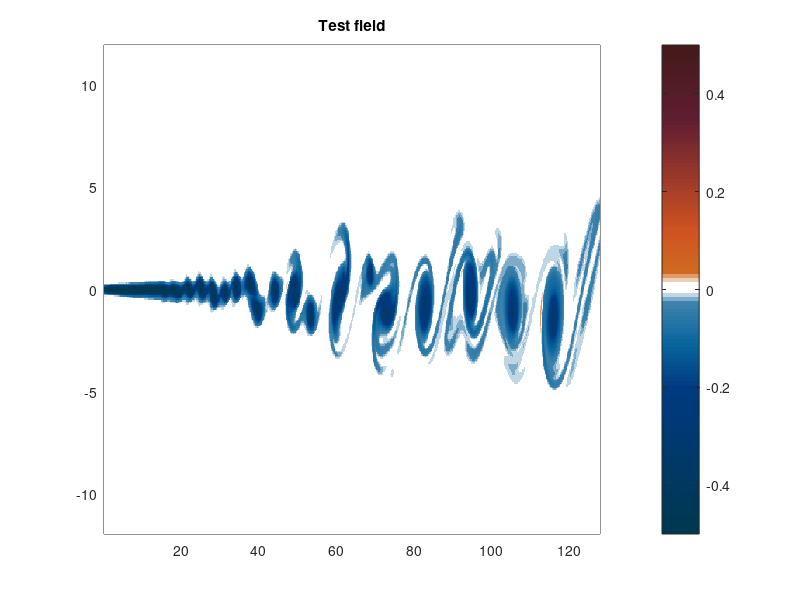
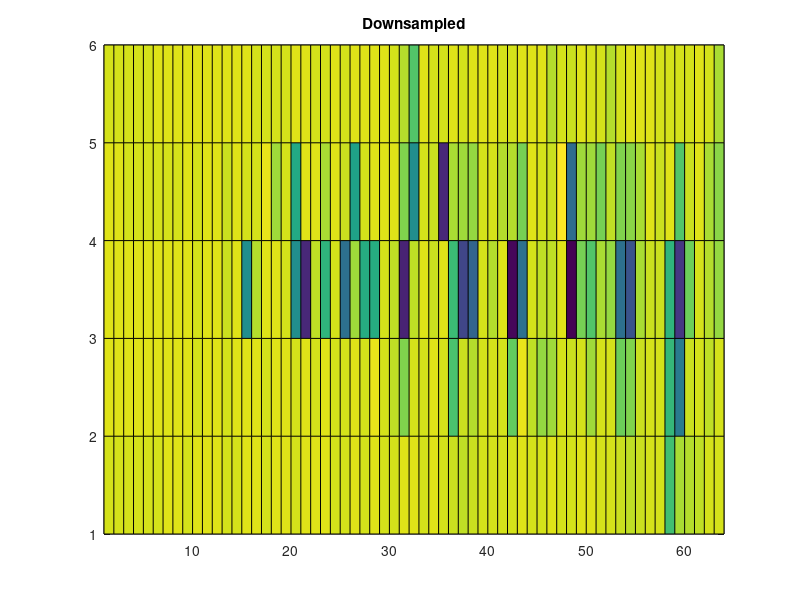
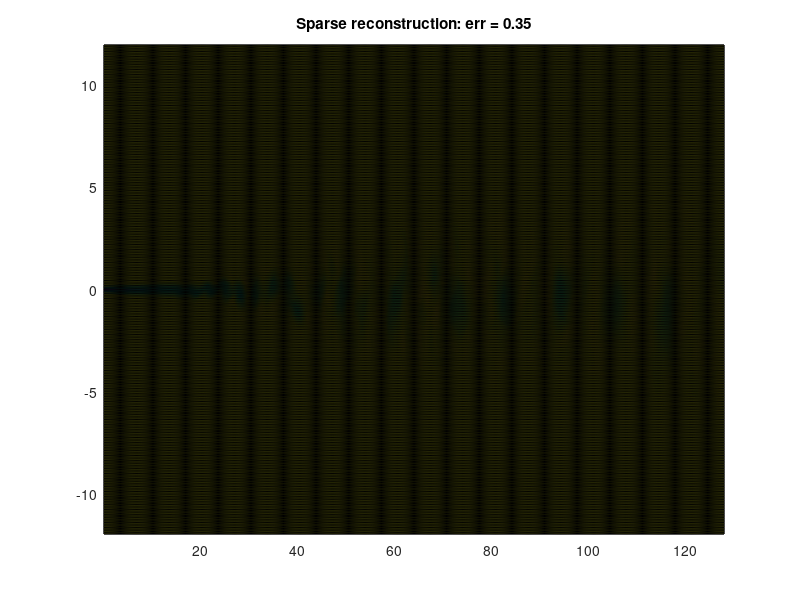
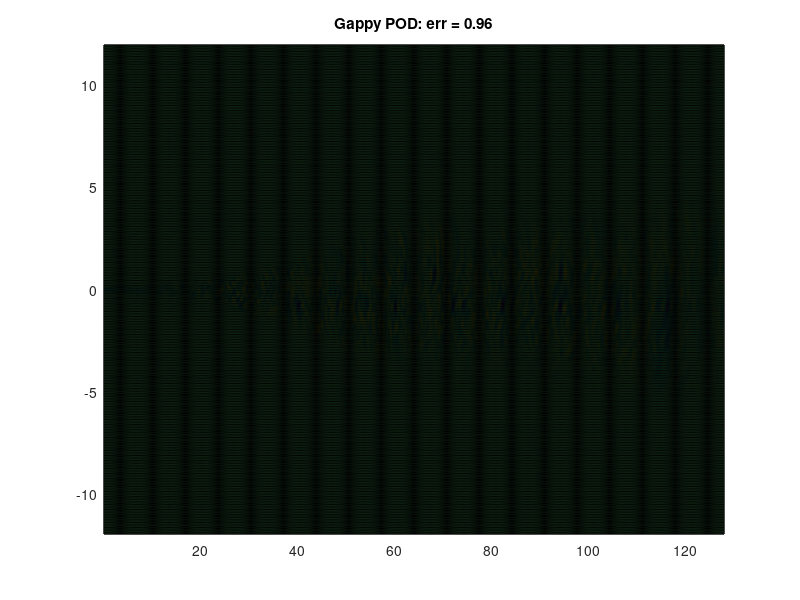

Write MATLAB code to recreate these figures, in order. (Note: this script raises an error after producing the figures.)
%% Plot downsampled reconstruction examples for the mixing layer
%
% Jared Callaham, 2018

clearvars -except SAVE_FIGS
close all;
% Load output from mixing-layer/ml_downsample.m
load('output/mixing-layer/downsampled_reconstructions.mat')


%% Plot results
figure(1)
pcolor(XX, YY, reshape(x, ny, nx)); hold on;
colorbar();
title('Test field')

figure(2);
pcolor(reshape(y, ny_small, nx_small))
title('Downsampled')

figure(3)
pcolor(XX, YY, reshape(x_hat, ny, nx));
title(sprintf('Sparse reconstruction: err = %0.2f', res))

figure(4)
pcolor(XX, YY, reshape(x_pod, ny, nx));
title(sprintf('Gappy POD: err = %0.2f', res_pod))


%% Format and save
labels = {'a', 'b', 'c', 'd'};
for i=1:4
    figure(i)
    colormap(flow.cmap); shading flat; caxis(flow.clim);
    set(gcf, 'Position', [100*i 200*i 960, 225])
    
    if i==2
        set(gcf, 'Position', [100*i 200*i 960 75])
    end
    
    if SAVE_FIGS
        name = sprintf('figs/FIG7_%s.png', labels{i});
        saveas(gcf, name);
    end
end


%% Plot histogram of sparsity for local vs global reconstruction
load('output/mixing-layer/downsampled_sparsity.mat')

figure();
bin_edges = 0:1e-4:0.05;

histogram(K_global_sr, 20, 'Normalization', 'probability'); hold on
histogram(K_window_sr, 10, 'Normalization', 'probability');

xlabel('Relative sparsity')
ylabel('Frequency')

grid on
set(gcf, 'Position', [100 100 800 200])

if SAVE_FIGS
    saveas('FIG7_hist.svg', gcf)
end